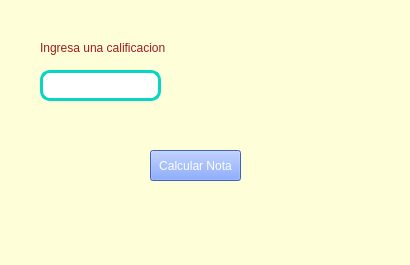
<?xml version="1.0" encoding="UTF-8"?>
<ui version="4.0">
 <class>programa1</class>
 <widget class="QMainWindow" name="programa1">
  <property name="geometry">
   <rect>
    <x>0</x>
    <y>0</y>
    <width>410</width>
    <height>265</height>
   </rect>
  </property>
  <property name="windowTitle">
   <string>MainWindow</string>
  </property>
  <property name="styleSheet">
   <string notr="true">background-color: rgb(254, 255, 217);</string>
  </property>
  <widget class="QWidget" name="centralwidget">
   <widget class="QPushButton" name="btn_calcular">
    <property name="geometry">
     <rect>
      <x>150</x>
      <y>150</y>
      <width>91</width>
      <height>31</height>
     </rect>
    </property>
    <property name="styleSheet">
     <string notr="true">background-color: rgb(94, 137, 255);
color: rgb(255, 255, 255);</string>
    </property>
    <property name="text">
     <string>Calcular Nota</string>
    </property>
   </widget>
   <widget class="QLineEdit" name="txt_calif">
    <property name="geometry">
     <rect>
      <x>40</x>
      <y>70</y>
      <width>121</width>
      <height>31</height>
     </rect>
    </property>
    <property name="styleSheet">
     <string notr="true">background-color: rgb(255, 255, 255);
border: 3px solid #06D7C5;
border-radius: 10px;</string>
    </property>
    <property name="alignment">
     <set>Qt::AlignCenter</set>
    </property>
   </widget>
   <widget class="QLabel" name="label">
    <property name="geometry">
     <rect>
      <x>40</x>
      <y>40</y>
      <width>161</width>
      <height>16</height>
     </rect>
    </property>
    <property name="styleSheet">
     <string notr="true">color: rgb(161, 27, 27);</string>
    </property>
    <property name="text">
     <string>Ingresa una calificacion</string>
    </property>
   </widget>
   <widget class="QLabel" name="label_nota">
    <property name="geometry">
     <rect>
      <x>180</x>
      <y>80</y>
      <width>161</width>
      <height>16</height>
     </rect>
    </property>
    <property name="styleSheet">
     <string notr="true">color: rgb(161, 27, 27);</string>
    </property>
    <property name="text">
     <string/>
    </property>
   </widget>
  </widget>
  <widget class="QMenuBar" name="menubar">
   <property name="geometry">
    <rect>
     <x>0</x>
     <y>0</y>
     <width>410</width>
     <height>26</height>
    </rect>
   </property>
  </widget>
  <widget class="QStatusBar" name="statusbar"/>
 </widget>
 <resources/>
 <connections/>
</ui>
